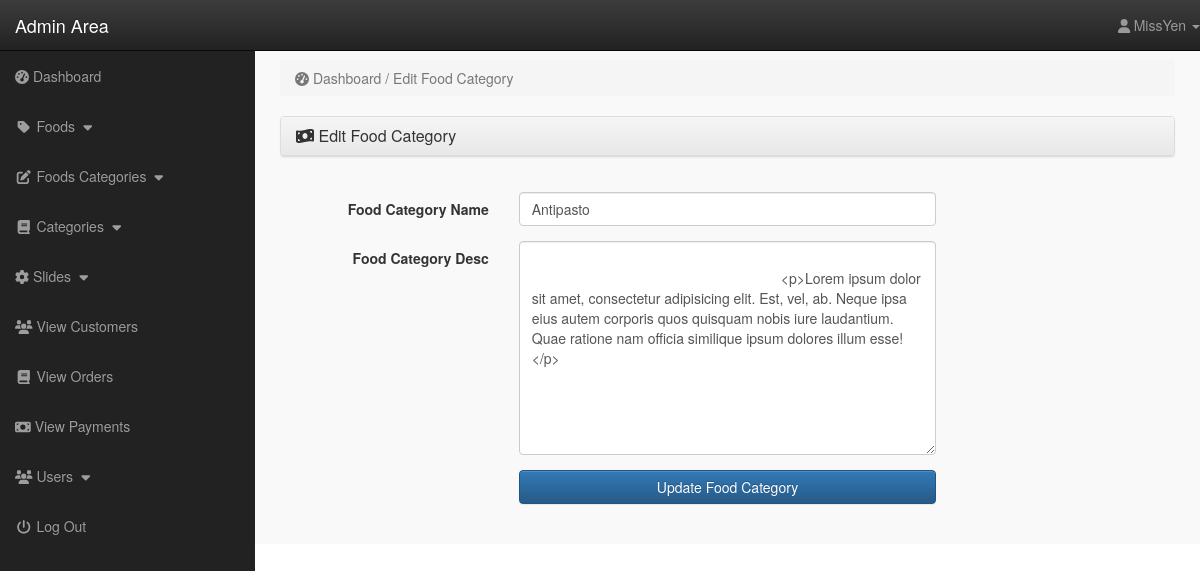
The app's page /admin_area/index.php?edit_f_cat=2 (signed in) with its own data.
### tables this page shows
CREATE TABLE `food_categories` (
  `f_cat_id` int(10) NOT NULL,
  `f_cat_name` text NOT NULL,
  `f_cat_desc` text NOT NULL
);

### admin_area/edit_f_cat.php (the view, shortened to what this page needs)
<?php
if(!isset($_SESSION['admin_email'])){
	echo "<script>window.open('login.php','_self')</script>";
}else{
?>
<?php
	if(isset($_GET['edit_f_cat'])){
		$edit_f_cat_id = $_GET['edit_f_cat'];
		$get_edit_f_cat = "select * from food_categories where f_cat_id='$edit_f_cat_id'";
		$run_edit_f_cat = mysqli_query($conn,$get_edit_f_cat);
		$row_edit_f_cat = mysqli_fetch_array($run_edit_f_cat);
		$f_cat_name = $row_edit_f_cat['f_cat_name'];
		$f_cat_desc = $row_edit_f_cat['f_cat_desc'];
	}
?>
	<div class="row">
		<div class="col-lg-12">
			<ol class="breadcrumb">
				<li class="active">
					<i class="fas fa-tachometer-alt"></i> Dashboard / Edit Food Category
				</li>
			</ol>
		</div>
	</div>
	<div class="row">
		<div class="col-lg-12">
			<div class="panel panel-default">
				<div class="panel-heading">
					<h3 class="panel-title">
						<i class="fas fa-money-bill-wave"></i> Edit Food Category
					</h3>
				</div>
			</div>
			<div class="panel-body">
				<form action="" class="form-horizontal" method="post" enctype="multipart/form-data">
					<div class="form-group">
						<label for="" class="col-md-3 control-label">Food Category Name</label>
						<div class="col-md-6">
							<input type="text" class="form-control" name="f_cat_name" value="<?php echo $f_cat_name; ?>" required>
						</div>
					</div>
					<div class="form-group">
						<label for="" class="col-md-3 control-label">Food Category Desc </label>
						<div class="col-md-6">
							<textarea name="f_cat_desc" class="form-control" cols="30" rows="10">
								<?php echo $f_cat_desc; ?>
							</textarea>
						</div>
					</div>
					<div class="form-group">
						<label for="" class="col-md-3 control-label"></label>
						<div class="col-md-6">
							<input type="submit" class="btn btn-primary form-control" name="update" value="Update Food Category">
						</div>
					</div>
				</form>
			</div>
		</div>
	</div>
	<?php } ?>

### admin_area/includes/sidebar.php (shortened to what this page needs)
<?php
    if(!isset($_SESSION['admin_email'])){
        echo "<script>window.open('../login.php','_self')</script>";
    }else{
?>
<nav class="navbar navbar-inverse navbar-fixed-top">
    <div class="navbar-header">
        <a href="index.php?dashboard" class="navbar-brand">Admin Area</a>
    </div>
    <ul class="nav navbar-right top-nav">
        <li class="dropdown">
            <a href="#" class="dropdown-toggle" data-toggle="dropdown">
                <i class="fa fa-user"></i> <?php echo $admin_name; ?> <b class="caret"></b>
            </a>
        </li>
    </ul>
    <div class="collapse navbar-collapse navbar-ex1-collapse">
        <ul class="nav navbar-nav side-nav">
            <li>
                <a href="index.php?dashboard">
                    <i class="fas fa-tachometer-alt"></i> Dashboard
                </a>
            </li>
            <li>
                <a href="#" data-toggle="collapse" data-target="#products">
                    <i class="fa fa-fw fa-tag"></i> Foods
                    <i class="fa fa-fw fa-caret-down"></i>
                </a>
            </li>
            <li>
                <a href="#" data-toggle="collapse" data-target="#p_cat">
                    <i class="fa fa-fw fa-edit"></i> Foods Categories
                    <i class="fa fa-fw fa-caret-down"></i>
                </a>
            </li>
            <li>
                <a href="#" data-toggle="collapse" data-target="#cat">
                    <i class="fa fa-fw fa-book"></i> Categories
                    <i class="fa fa-fw fa-caret-down"></i>
                </a>
            </li>
            <li>
                <a href="#" data-toggle="collapse" data-target="#slides">
                    <i class="fas fa-cog"></i> Slides
                    <i class="fa fa-fw fa-caret-down"></i>
                </a>
            </li>
            <li>
                <a href="index.php?view_customers">
                    <i class="fa fa-fw fa-users"></i> View Customers
                </a>
            </li>
            <li>
                <a href="index.php?view_orders">
                    <i class="fa fa-fw fa-book"></i> View Orders
                </a>
            </li>
            <li>
                <a href="index.php?view_payments">
                    <i class="fas fa-money-bill"></i> View Payments
                </a>
            </li>
            <li>
                <a href="#" data-toggle="collapse" data-target="#users">
                    <i class="fa fa-fw fa-users"></i> Users
                    <i class="fa fa-fw fa-caret-down"></i>
                </a>
            </li>
            <li>
                <a href="logout.php">
                    <i class="fa fa-fw fa-power-off"></i> Log Out
                </a>
            </li>
        </ul>
    </div>
</nav>
<?php } ?>

### admin_area/css/style_admin.css (style rules this page uses)
body { margin-top: 100px; }
@media (min-width: 768px) { body { margin-top: 50px; } }
.top-nav { 0 15px; }
.top-nav>li { float: left; display: inline-block; }
.top-nav>li>a { color: #999999; line-height: 20px; padding-top: 15px; padding-bottom: 15px; }
@media (min-width: 768px) { .side-nav { position: fixed; top: 51px; bottom: 0; width: 255px; overflow-y: auto; overflow-x: hidden; background-color: #222222; padding-bottom: 40px; border-radius: 0; } }
@media (min-width: 768px) { .side-nav>li>a { width: 255px; } }
.panel-body { border-radius: 5px; }

### records on screen
food_categories: f_cat_name "Antipasto", f_cat_desc "<p>Lorem ipsum dolor sit amet, consectetur adipisicing elit. Est, vel, ab. Neque ipsa eius autem corporis quos quisquam nobis iure laudantium. Quae ratione nam officia similique ipsum dolores illum esse!</p>"

### other values on screen
$admin_name "MissYen"
